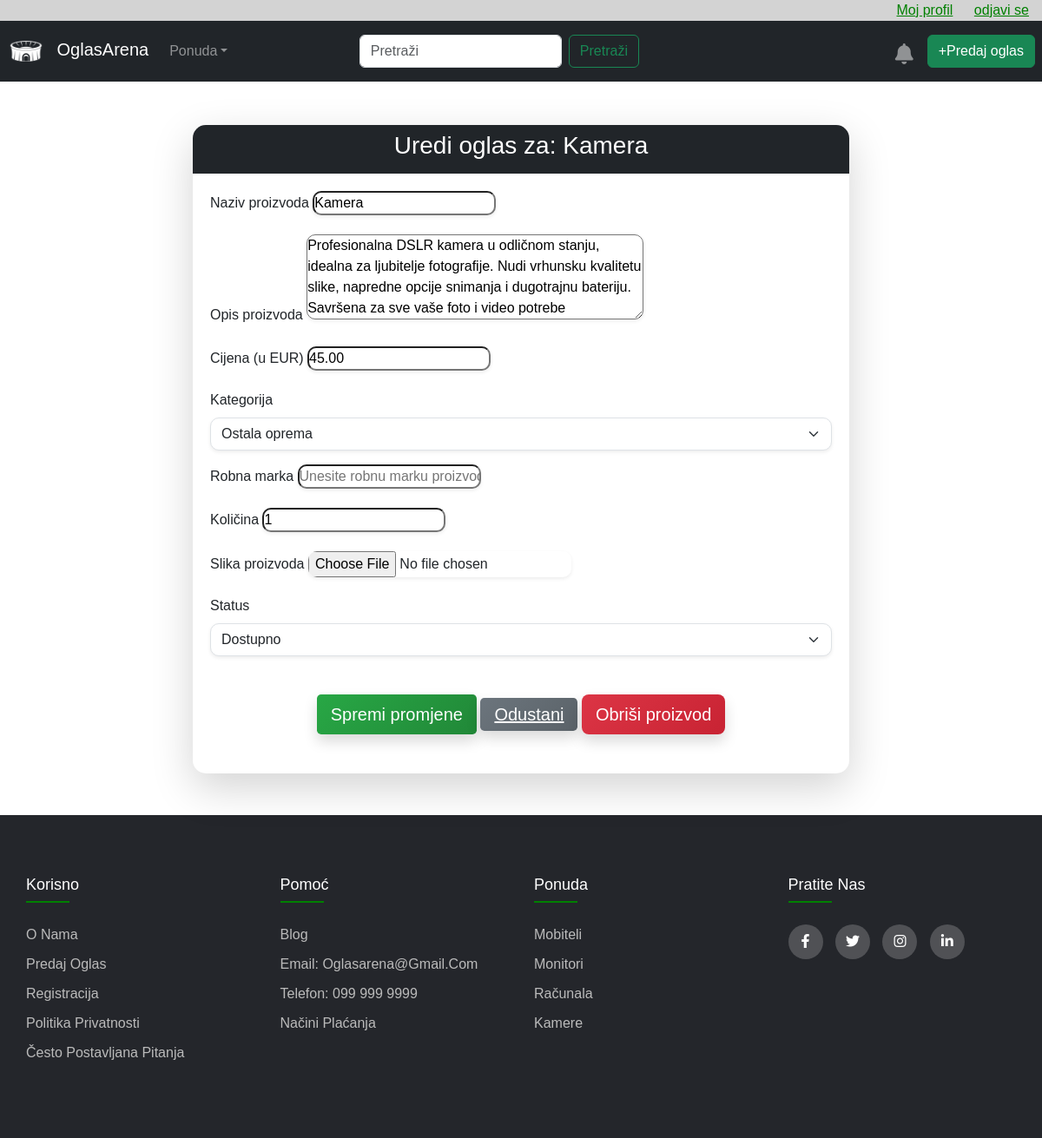
/product/11/edit/ (signed in), run on the app's committed database.
### myapp/models.py (models this page shows, shortened)
class Product(models.Model):
    CATEGORY_CHOICES = [
        ('Mobiteli', 'Mobiteli'),
        ('Zvučnici', 'Zvučnici'),
        ('Slušalice', 'Slušalice'),
        ('Monitori', 'Monitori'),
        ('Miševi', 'Miševi'),
        ('Računala', 'Računala'),
        ('Tipkovnice', 'Tipkovnice'),
        ('Kamere', 'Kamere'),
        ('Ostala oprema', 'Ostala oprema'),
    ]
    seller = models.ForeignKey(User, on_delete=models.CASCADE)
    title = models.CharField(max_length=128)
    description = models.TextField(max_length=1000, blank=True, null=True)
    price = models.DecimalField(max_digits=10, decimal_places=2)
    category = models.CharField(max_length=128, choices=CATEGORY_CHOICES, blank=True, null=True)
    brand = models.CharField(max_length=50, blank=True, null=True)
    quantity = models.IntegerField(default=1)
    date_posted = models.DateTimeField(default=timezone.now)
    image = models.ImageField(upload_to='images', blank=True, null=True, default='images/default_product_image.jpg')
    status = models.CharField(max_length=128, default="Dostupno")

### myapp/views.py (the view)
# urls.py: path('product/<int:product_id>/edit/', views.edit_product, name='edit_product'),
@login_required
def edit_product(request, product_id):
    product = get_object_or_404(Product, id=product_id, seller=request.user)
    if request.method == "POST":
        form = ProductForm(request.POST, request.FILES, instance=product)
        if form.is_valid():
            form.save()
            return redirect('product_detail', product_id=product.id)
    else:
        form = ProductForm(instance=product)
    return render(request, 'advertisement/edit_product.html', {'form': form, 'product': product})

### myapp/context_processors.py (called while the page is built)
def notifications_context(request):
    if request.user.is_authenticated:
        notifications = Notification.objects.filter(receiver=request.user)
        unread_notifications_count = notifications.filter(is_read=False).count()
    else:
        notifications = []
        unread_notifications_count = 0
    return {
        'notifications': notifications,
        'unread_notifications_count': unread_notifications_count,
    }

### myapp/templates/advertisement/edit_product.html (shortened to what this page needs)
{% extends "advertisement/base.html" %}
{% load static %}
{% load widget_tweaks %}
{% block content %}
<br><br><br><br>
<div class="container mt-5">
    <div class="row justify-content-center">
        <div class="col-md-8">
            <div class="product-edit-card shadow-lg">
                <div class="product-edit-header bg-dark text-white text-center">
                    <h3>Uredi oglas za: {{ product.title }}</h3>
                </div>
                <div class="product-edit-body">
                    <form method="post" enctype="multipart/form-data">
                        <div class="mb-3">
                            <label for="title" class="form-label">Naziv proizvoda</label>
                            {{ form.title|add_class:"form-input shadow-sm" }}
                        </div>
                        <div class="mb-3">
                            <label for="description" class="form-label">Opis proizvoda</label>
                            {{ form.description|add_class:"form-input shadow-sm" }}
                        </div>
                        <div class="mb-3">
                            <label for="price" class="form-label">Cijena (u EUR)</label>
                            {{ form.price|add_class:"form-input shadow-sm" }}
                        </div>
                        <div class="mb-3">
                            <label for="category" class="form-label">Kategorija</label>
                            {{ form.category|add_class:"form-select shadow-sm" }}
                        </div>
                        <div class="mb-3">
                            <label for="brand" class="form-label">Robna marka</label>
                            {{ form.brand|add_class:"form-input shadow-sm" }}
                        </div>
                        <div class="mb-3">
                            <label for="quantity" class="form-label">Količina</label>
                            {{ form.quantity|add_class:"form-input shadow-sm" }}
                        </div>
                        <div class="mb-3">
                            <label for="image" class="form-label">Slika proizvoda</label>
                            {{ form.image|add_class:"form-input shadow-sm" }}
                        </div>
                        <div class="mb-3">
                            <label for="status" class="form-label">Status</label>
                            {{ form.status|add_class:"form-select shadow-sm" }}
                        </div>
                        <div class="text-center mt-4">
                            <button type="submit" class="btn-submit btn-lg shadow">Spremi promjene</button>
                            <a href="{% url 'product_detail' product.id %}" class="btn-cancel btn-lg shadow">Odustani</a>
                            <button type="button" class="btn btn-danger btn-lg shadow" data-bs-toggle="modal" data-bs-target="#deleteModal">Obriši proizvod</button>
                        </div>
                    </form>
                </div>
            </div>
        </div>
    </div>
</div>
<br><br>
{% endblock %}

### myapp/static/css/style.css (style rules this page uses)
.row { display: flex; flex-wrap: wrap; }

### myapp/static/css/style2.css (style rules this page uses)
body { line-height: 1.5; font-family: 'Poppins', sans-serif; }
* { margin: 0; padding: 0; box-sizing: border-box; }
.container { max-width: 1170px; margin: auto; }
.row { display: flex; flex-wrap: wrap; }
button { margin-top: 20px; padding: 10px 20px; background-color: #28a745; color: white; border: none; border-radius: 8px; cursor: pointer; font-size: 16px; transition: background-color 0.3s ease; }
.product-edit-card { border-radius: 15px; background-color: #ffffff; }
.product-edit-header { padding: 7px; border-top-left-radius: 15px; border-top-right-radius: 15px; }
.product-edit-body { padding: 20px; }
.form-input, .form-select { border-radius: 10px; transition: all 0.3s ease; }
.btn-submit { background: linear-gradient(135deg, #28a745 0%, #218838 100%); border: none; color: #ffffff; }
.btn-cancel { background: linear-gradient(135deg, #6c757d 0%, #5a6268 100%); border: none; color: #ffffff; }
.btn-danger { background: linear-gradient(135deg, #dc3545 0%, #c82333 100%); border: none; color: #ffffff; margin-bottom: 25px; }

### myapp/templates/advertisement/edit_product.html (style rules this page uses)
.product-edit-card { border-radius: 15px; background-color: #ffffff; }
.product-edit-header { padding: 7px; border-top-left-radius: 15px; border-top-right-radius: 15px; }
.product-edit-body { padding: 20px; }
.form-input, .form-select { border-radius: 10px; transition: all 0.3s ease; }
.btn-submit { background: linear-gradient(135deg, #28a745 0%, #218838 100%); border: none; color: #ffffff; }
.btn-cancel { background: linear-gradient(135deg, #6c757d 0%, #5a6268 100%); border: none; color: #ffffff; }
.btn-danger { background: linear-gradient(135deg, #dc3545 0%, #c82333 100%); border: none; color: #ffffff; margin-bottom: 25px; }

### data on the page
Product: title "Kamera", description "Profesionalna DSLR kamera u odličnom stanju, idealna za ljubitelje fotografije. Nudi vrhunsku kvalitetu slike, napredne opcije snimanja i dugotrajnu bateriju. Savršena za sve vaše foto i video potrebe", price "45.00", category "Ostala oprema", quantity "1", status "Dostupno"
